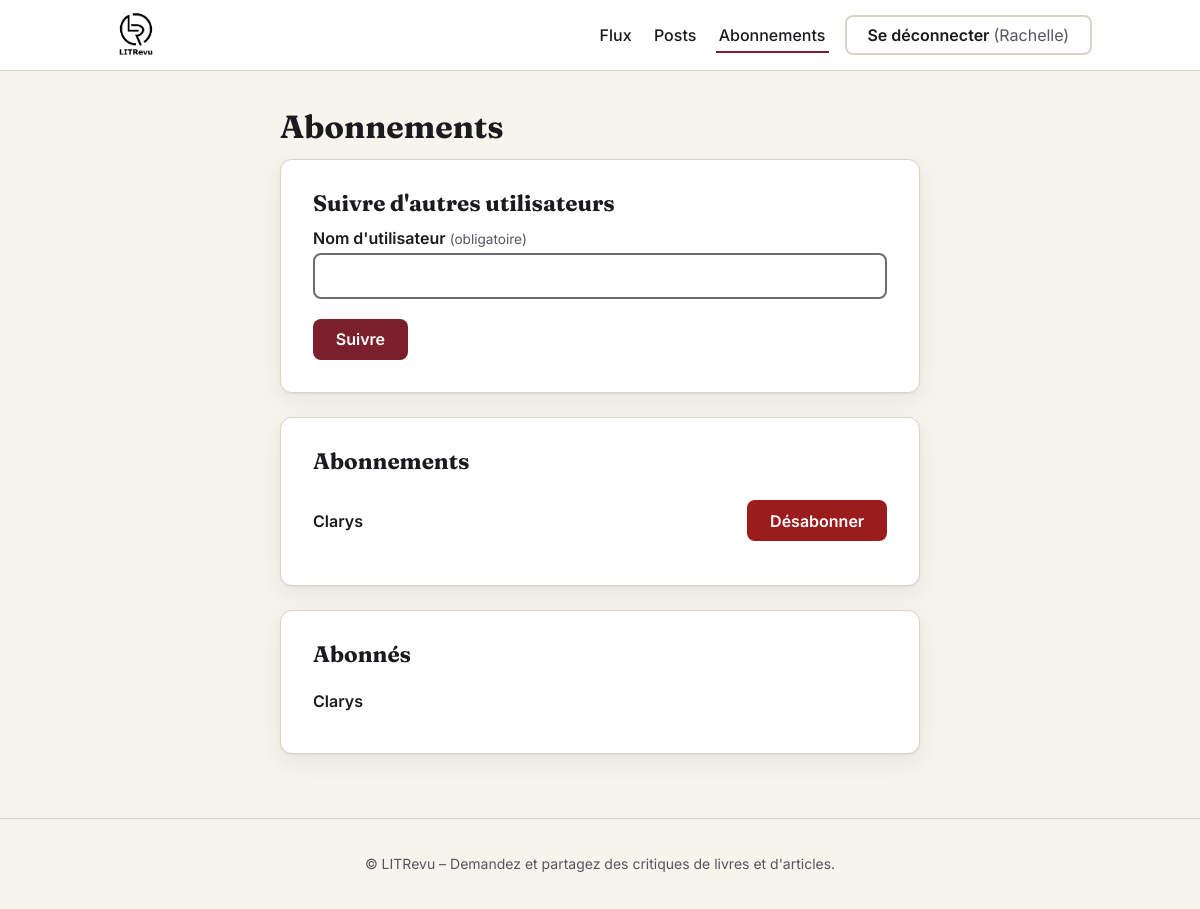
Page /abonnements/ (signed in) on the committed database.
### authentication/models.py (models this page shows, shortened)
class User(AbstractUser):
    """Utilisateur personnalisé.

    On part d'AbstractUser pour garder username, mot de passe, e-mail, etc.
    Les champs spécifiques au projet (rôle, photo...)
    se rajoutent ici plus tard.
    """

### reviews/models.py (models this page shows, shortened)
class UserFollows(models.Model):
    user = models.ForeignKey(
        to=settings.AUTH_USER_MODEL, on_delete=models.CASCADE,
        related_name='following')
    followed_user = models.ForeignKey(
        to=settings.AUTH_USER_MODEL, on_delete=models.CASCADE,
        related_name='followed_by')
    class Meta:
        unique_together = ('user', 'followed_user', )
        verbose_name = 'abonnement'
        verbose_name_plural = 'abonnements'

### reviews/views.py (the view, shortened to what this page needs)
# urls.py: path('abonnements/', views.follows, name='follows'),
@login_required
def follows(request):
    form = FollowForm(request.POST or None, user=request.user)
    following = (UserFollows.objects
                 .filter(user=request.user)
                 .select_related('followed_user')
                 .order_by('followed_user__username'))
    followers = (UserFollows.objects
                 .filter(followed_user=request.user)
                 .select_related('user')
                 .order_by('user__username'))
    return render(
        request,
        'reviews/follows.html',
        {'form': form, 'following': following, 'followers': followers},
    )

### reviews/forms.py (shortened to what this page needs)
class FollowForm(forms.Form):
    username = forms.CharField(label="Nom d'utilisateur", max_length=150)
    def __init__(self, *args, user, **kwargs):
        super().__init__(*args, **kwargs)
        self.user = user
        self.followed_user = None
        self.fields['username'].widget.attrs.update({
            'autocomplete': 'off',
            'autocapitalize': 'none',
            'spellcheck': 'false',
        })

### templates/reviews/follows.html (shortened to what this page needs)
{% extends 'base.html' %}
{% block content %}
<div class="follow-page">
<h1>Abonnements</h1>
<section class="card card--form follow-section" aria-labelledby="suivre-titre">
  <h2 id="suivre-titre" class="h2">Suivre d'autres utilisateurs</h2>
  <form method="post" novalidate>
    {% include 'authentication/_form_fields.html' %}
    <button type="submit" class="btn btn--primary">Suivre</button>
  </form>
</section>
<section class="card card--form follow-section" aria-labelledby="suivis-titre">
  <h2 id="suivis-titre" class="h2">Abonnements</h2>
  {% if following %}
    <ul class="follow-list">
      {% for follow in following %}
        <li>
          <span class="follow-list__name">{{ follow.followed_user.username }}</span>
          <form method="post" action="{% url 'unfollow' follow.pk %}">
            <button type="submit" class="btn btn--danger" title="Se désabonner de {{ follow.followed_user.username }}">Désabonner<span class="visually-hidden"> {{ follow.followed_user.username }}</span></button>
          </form>
        </li>
      {% endfor %}
    </ul>
  {% else %}
    <p class="lead">Vous ne suivez encore personne.</p>
  {% endif %}
</section>
<section class="card card--form follow-section" aria-labelledby="abonnes-titre">
  <h2 id="abonnes-titre" class="h2">Abonnés</h2>
  {% if followers %}
    <ul class="follow-list">
      {% for follow in followers %}
        <li><span class="follow-list__name">{{ follow.user.username }}</span></li>
      {% endfor %}
    </ul>
  {% else %}
    <p class="lead">Personne ne vous suit pour le moment.</p>
  {% endif %}
</section>
</div>
{% endblock %}

### templates/base.html (shortened to what this page needs)
{% load static %}<!DOCTYPE html>
<html lang="fr">
<head>
  <link rel="stylesheet" href="{% static 'css/style.css' %}">
</head>
<body>
  <header class="site-header">
    <div class="site-header__inner">
      <a class="brand" href="{% url 'home' %}" title="LITRevu – retour à l'accueil">
        <img src="{% static 'img/logo.png' %}" alt="LITRevu" width="56" height="54">
      </a>
      <nav aria-label="Navigation principale">
        <ul class="nav">
          {% if user.is_authenticated %}
            <li><a href="{% url 'home' %}" {% if request.resolver_match.url_name == 'home' %}aria-current="page"{% endif %}>Flux</a></li>
            <li><a href="{% url 'posts' %}" {% if request.resolver_match.url_name == 'posts' %}aria-current="page"{% endif %}>Posts</a></li>
            <li><a href="{% url 'follows' %}" {% if request.resolver_match.url_name == 'follows' %}aria-current="page"{% endif %}>Abonnements</a></li>
            <li>
              <form method="post" action="{% url 'logout' %}">
                <button type="submit" class="btn btn--ghost">Se déconnecter <span class="nav__user">({{ user.username }})</span></button>
              </form>
            </li>
          {% else %}
            <li><a href="{% url 'login' %}" {% if request.resolver_match.url_name == 'login' %}aria-current="page"{% endif %}>Se connecter</a></li>
            <li><a href="{% url 'signup' %}" class="btn btn--primary" {% if request.resolver_match.url_name == 'signup' %}aria-current="page"{% endif %}>S'inscrire</a></li>
          {% endif %}
        </ul>
      </nav>
    </div>
  </header>
  <main id="contenu" class="container">
    {% block content %}{% endblock %}
  </main>
  <footer class="site-footer">
    <p>© LITRevu – Demandez et partagez des critiques de livres et d'articles.</p>
  </footer>
</body>
</html>

### static/css/style.css (style rules this page uses)
:root { --ink: #1b1b1f; --muted: #55555e; --bg: #f7f4ee; --surface: #ffffff; --accent: #7a1f2b; --accent-dark: #5e1620; --border: #d9d4c9; --error: #9b1c1c; --error-bg: #fdf0f0; --radius: 12px; --shadow: 0 1px 2px rgba(0,0,0,.06), 0 8px 24px rgba(27,27,31,.07); --font-text: 'Inter', system-ui, -apple-system, 'Segoe UI', Roboto, sans-serif; --font-title: 'Fraunces', Georgia, 'Times New Roman', serif; }
*, *::before, *::after { box-sizing: border-box; }
body { margin: 0; min-height: 100vh; display: flex; flex-direction: column; font-family: var(--font-text); font-size: 1rem; line-height: 1; color: var(--ink); background: var(--bg); }
h1, h2, .h2 { font-family: var(--font-title); font-weight: 700; line-height: 1; margin: 0 0 1rem; }
h1 { font-size: 2rem; }
.h2 { font-size: 1.4rem; }
a { color: var(--accent); text-underline-offset: 3px; }
.site-header { background: var(--surface); border-bottom: 1px solid var(--border); }
.site-header__inner { max-width: 64rem; margin: 0 auto; padding: .5rem 1.25rem; display: flex; align-items: center; justify-content: space-between; gap: 1rem; }
.brand { display: inline-flex; border-radius: 8px; }
.brand img { display: block; height: 54px; width: auto; }
.nav { list-style: none; display: flex; align-items: center; gap: 1rem; margin: 0; padding: 0; }
.nav a:not(.btn) { color: var(--ink); font-weight: 500; text-decoration: none; padding: .4rem .2rem; border-bottom: 2px solid transparent; }
.nav a[aria-current="page"]:not(.btn) { border-bottom-color: var(--accent); }
.nav form { margin: 0; }
.nav__user { color: var(--muted); font-weight: 400; }
.container { flex: 1; width: 100%; max-width: 64rem; margin: 0 auto; padding: 2.5rem 1.25rem; }
.card { background: var(--surface); border: 1px solid var(--border); border-radius: var(--radius); box-shadow: var(--shadow); padding: 2rem; }
input[type=text], input[type=password], input[type=email] { width: 100%; padding: .7rem .85rem; font: inherit; color: var(--ink); background: #fff; border: 2px solid #6b6b73; border-radius: 8px; }
.btn { display: inline-block; font: inherit; font-weight: 600; text-align: center; text-decoration: none; padding: .65rem 1.3rem; border-radius: 8px; border: 2px solid transparent; cursor: pointer; transition: background-color .15s, color .15s, border-color .15s; }
.btn--primary { background: var(--accent); color: #fff; }
.btn--ghost { background: transparent; color: var(--ink); border-color: var(--border); }
.site-footer { text-align: center; color: var(--muted); font-size: .875rem; padding: 1.5rem 1rem; border-top: 1px solid var(--border); }
.card--form { max-width: 40rem; margin: 0 auto; }
.btn--danger { background: var(--error); color: #fff; }
.btn--ghost, .btn--danger { text-decoration: none; }
.follow-page { max-width: 40rem; margin: 0 auto; }
.follow-section { margin-bottom: 1.5rem; }
.follow-list { list-style: none; margin: 0; padding: 0; }
.follow-list li { display: flex; justify-content: space-between; align-items: center; gap: 1rem; padding: .75rem 0; border-bottom: 1px solid var(--border); }
.follow-list li:last-child { border-bottom: 0; }
.follow-list form { margin: 0; }
.follow-list__name { font-weight: 600; }

### rows in the picture
User: username "Rachelle"
UserFollows: followed_user.username "Clarys"
UserFollows: user.username "Clarys"

### other values in the picture
{{ field.label }} "Nom d'utilisateur"
